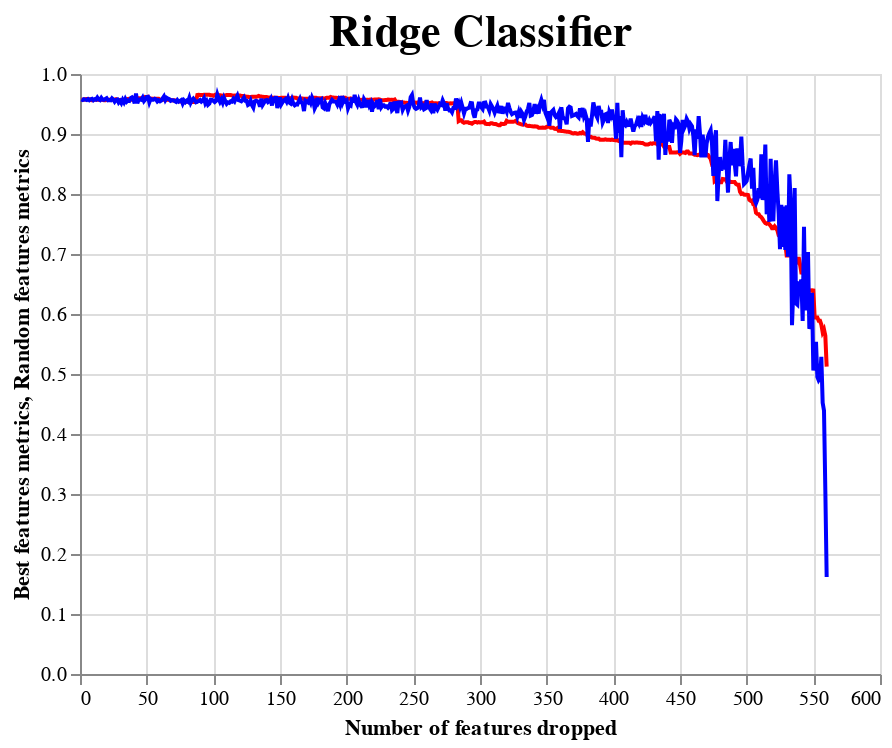

Notebook code for this chart:
### Markdown cell above
**Ridge Classifier**

Base metrics

*   Accuracy: 95.69%
*   F1 score: 95.71%

### Code cell
calculate_metrics(RidgeClassifier(), ridge_features_sorted, "Ridge Classifier")

### Figure 1 — Vega-Lite specification as saved in the notebook (floating-point values rounded to 4 significant figures; data arrays with more than 128 entries replaced by an {"elided": "..."} marker saying what was removed)
{"config": {"view": {"continuousWidth": 400, "continuousHeight": 300}}, "layer": [{"mark": {"type": "line", "color": "red"}, "encoding": {"x": {"field": "features_drop_numb", "title": "Number of features dropped", "type": "quantitative"}, "y": {"field": "accuracy", "title": "Best features metrics", "type": "quantitative"}}}, {"mark": {"type": "line", "color": "blue"}, "encoding": {"x": {"field": "features_drop_numb", "title": "Number of features dropped", "type": "quantitative"}, "y": {"field": "rand_accuracy", "title": "Random features metrics", "type": "quantitative"}}}], "data": {"name": "data-3f62e94eab3cac703b9a93d7d697825d"}, "title": {"text": "Ridge Classifier", "fontSize": 22}, "$schema": "https://vega.github.io/schema/vega-lite/v4.17.0.json", "datasets": {"data-3f62e94eab3cac703b9a93d7d697825d": {"elided": "560 records"}}}
